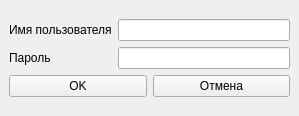
<?xml version="1.0" encoding="UTF-8"?>
<ui version="4.0">
 <class>MainWindow</class>
 <widget class="QMainWindow" name="MainWindow">
  <property name="windowModality">
   <enum>Qt::ApplicationModal</enum>
  </property>
  <property name="enabled">
   <bool>true</bool>
  </property>
  <property name="geometry">
   <rect>
    <x>0</x>
    <y>0</y>
    <width>299</width>
    <height>116</height>
   </rect>
  </property>
  <property name="windowTitle">
   <string>Подключение к чату</string>
  </property>
  <property name="documentMode">
   <bool>false</bool>
  </property>
  <widget class="QWidget" name="centralwidget">
   <layout class="QGridLayout" name="gridLayout">
    <item row="0" column="0">
     <layout class="QVBoxLayout" name="verticalLayout_3">
      <item>
       <layout class="QHBoxLayout" name="horizontalLayout">
        <item>
         <layout class="QVBoxLayout" name="verticalLayout">
          <item>
           <widget class="QLabel" name="name_label">
            <property name="inputMethodHints">
             <set>Qt::ImhNone</set>
            </property>
            <property name="text">
             <string>Имя пользователя</string>
            </property>
           </widget>
          </item>
          <item>
           <widget class="QLabel" name="pass_label">
            <property name="text">
             <string>Пароль</string>
            </property>
           </widget>
          </item>
         </layout>
        </item>
        <item>
         <layout class="QVBoxLayout" name="verticalLayout_2">
          <item>
           <widget class="QLineEdit" name="name_line"/>
          </item>
          <item>
           <widget class="QLineEdit" name="pass_line">
            <property name="inputMethodHints">
             <set>Qt::ImhHiddenText|Qt::ImhNoAutoUppercase|Qt::ImhNoPredictiveText|Qt::ImhSensitiveData</set>
            </property>
            <property name="echoMode">
             <enum>QLineEdit::Password</enum>
            </property>
           </widget>
          </item>
         </layout>
        </item>
       </layout>
      </item>
      <item>
       <layout class="QHBoxLayout" name="horizontalLayout_3">
        <item>
         <widget class="QPushButton" name="ok_button">
          <property name="text">
           <string>OK</string>
          </property>
         </widget>
        </item>
        <item>
         <widget class="QPushButton" name="cansel_button">
          <property name="text">
           <string>Отмена</string>
          </property>
         </widget>
        </item>
       </layout>
      </item>
     </layout>
    </item>
   </layout>
  </widget>
 </widget>
 <resources/>
 <connections/>
</ui>
